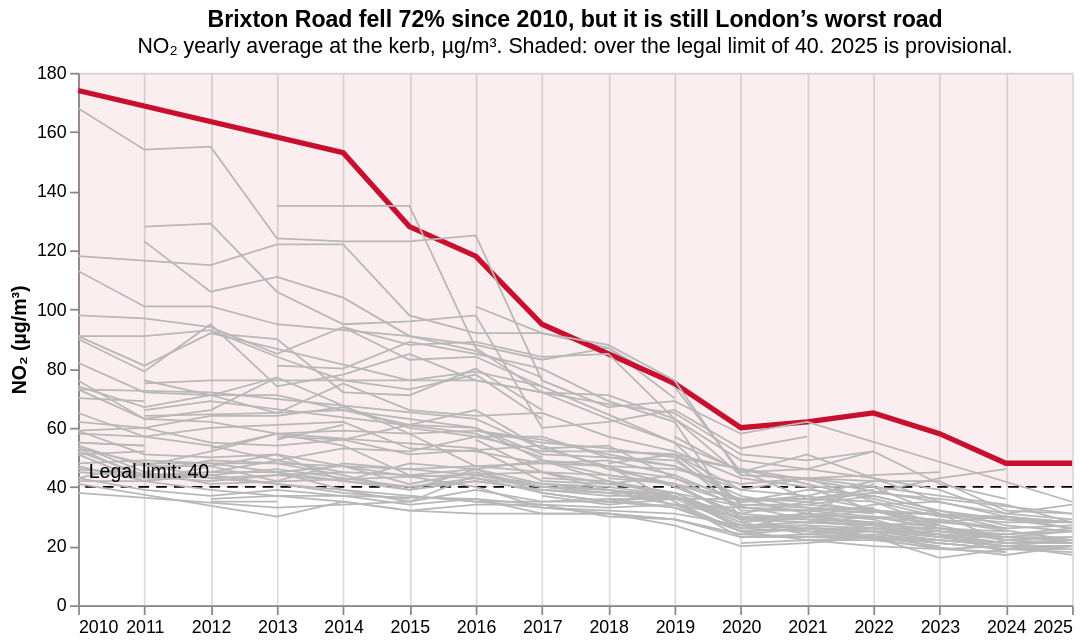

Write notebook code for a chart like this one.
### Markdown cell above
## D · Brixton against every road (15 min · Build-it *One line in colour, the rest grey*)

"Still the worst" needs the other roads on the chart. The lecture drew them as a second, grey layer. Here is a
neater way: **one chart of every road, with a condition on its channels**. `alt.when(test).then(a).otherwise(b)`
gives the rows that pass the test one value, and the rest another.

**D1.** Colour Brixton Road red and every other road grey, thick and thin.

### Code cell
is_brixton = alt.datum.code == 'LB4'

roads = alt.Chart(road).mark_line().encode(
    x=years,
    y=alt.Y('no2:Q', title='NO₂ (µg/m³)', scale=height),
    detail='code:N',                                            # one line per monitor
    color=alt.when(is_brixton).then(alt.value(red)).otherwise(alt.value('#b8b8b8')),
    strokeWidth=alt.when(is_brixton).then(alt.value(3)).otherwise(alt.value(1)),
)
(band + limit + roads + limit_words).properties(width=560, height=300, title=alt.Title(finding, subtitle=how))

### Figure 1 — Vega-Lite specification as saved in the notebook (floating-point values rounded to 4 significant figures; data arrays with more than 128 entries replaced by an {"elided": "..."} marker saying what was removed)
{"config": {"view": {"continuousWidth": 300, "continuousHeight": 300}}, "layer": [{"data": {"name": "empty"}, "mark": {"type": "rect", "color": "#c8102e", "opacity": 0.07}, "encoding": {"y": {"datum": 40}, "y2": {"datum": 180}}}, {"data": {"name": "empty"}, "mark": {"type": "rule", "strokeDash": [6, 4]}, "encoding": {"y": {"datum": 40}}}, {"data": {"name": "data-add94d44093535b017e679248c9cbca4"}, "mark": {"type": "line"}, "encoding": {"color": {"condition": [{"test": "(datum.code === 'LB4')", "value": "#c8102e"}], "value": "#b8b8b8"}, "detail": {"field": "code", "type": "nominal"}, "strokeWidth": {"condition": [{"test": "(datum.code === 'LB4')", "value": 3}], "value": 1}, "x": {"axis": {"format": "d"}, "field": "year", "scale": {"domain": [2010, 2025]}, "title": null, "type": "quantitative"}, "y": {"field": "no2", "scale": {"domain": [0, 180]}, "title": "NO₂ (µg/m³)", "type": "quantitative"}}}, {"data": {"name": "empty"}, "mark": {"type": "text", "align": "left", "dy": -8}, "encoding": {"text": {"value": "Legal limit: 40"}, "x": {"value": 6}, "y": {"datum": 40}}}], "height": 300, "title": {"text": "Brixton Road fell 72% since 2010, but it is still London’s worst road", "subtitle": "NO₂ yearly average at the kerb, µg/m³. Shaded: over the legal limit of 40. 2025 is provisional."}, "width": 560, "$schema": "https://vega.github.io/schema/vega-lite/v6.4.1.json", "datasets": {"empty": [{}], "data-add94d44093535b017e679248c9cbca4": {"elided": "758 records"}}}
